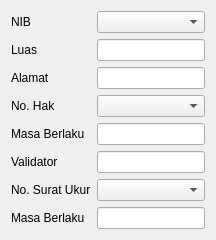
                <widget class="QWidget" name="tab">
                 <attribute name="title">
                  <string>Import Bidang</string>
                 </attribute>
                 <layout class="QGridLayout" name="gridLayout_6">
                  <item row="0" column="0">
                   <layout class="QFormLayout" name="formLayout_5">
                    <item row="0" column="0">
                     <widget class="QLabel" name="label_21">
                      <property name="text">
                       <string>NIB</string>
                      </property>
                     </widget>
                    </item>
                    <item row="0" column="1">
                     <widget class="QComboBox" name="combo_provinsi_3"/>
                    </item>
                    <item row="1" column="0">
                     <widget class="QLabel" name="label_22">
                      <property name="text">
                       <string>Luas</string>
                      </property>
                     </widget>
                    </item>
                    <item row="1" column="1">
                     <widget class="QLineEdit" name="lineEdit"/>
                    </item>
                    <item row="2" column="0">
                     <widget class="QLabel" name="alamatLabel">
                      <property name="text">
                       <string>Alamat</string>
                      </property>
                     </widget>
                    </item>
                    <item row="2" column="1">
                     <widget class="QLineEdit" name="alamatLineEdit"/>
                    </item>
                    <item row="3" column="0">
                     <widget class="QLabel" name="noHakLabel">
                      <property name="text">
                       <string>No. Hak</string>
                      </property>
                     </widget>
                    </item>
                    <item row="3" column="1">
                     <widget class="QComboBox" name="noHakComboBox"/>
                    </item>
                    <item row="4" column="0">
                     <widget class="QLabel" name="masaBerlakuLabel">
                      <property name="text">
                       <string>Masa Berlaku</string>
                      </property>
                     </widget>
                    </item>
                    <item row="4" column="1">
                     <widget class="QLineEdit" name="masaBerlakuLineEdit"/>
                    </item>
                    <item row="5" column="0">
                     <widget class="QLabel" name="validatorLabel">
                      <property name="text">
                       <string>Validator</string>
                      </property>
                     </widget>
                    </item>
                    <item row="5" column="1">
                     <widget class="QLineEdit" name="validatorLineEdit"/>
                    </item>
                    <item row="6" column="0">
                     <widget class="QLabel" name="noSuratUkurLabel">
                      <property name="text">
                       <string>No. Surat Ukur</string>
                      </property>
                     </widget>
                    </item>
                    <item row="6" column="1">
                     <widget class="QComboBox" name="noSuratUkurComboBox"/>
                    </item>
                    <item row="7" column="0">
                     <widget class="QLabel" name="masaBerlakuLabel_2">
                      <property name="text">
                       <string>Masa Berlaku</string>
                      </property>
                     </widget>
                    </item>
                    <item row="7" column="1">
                     <widget class="QLineEdit" name="masaBerlakuLineEdit_2"/>
                    </item>
                   </layout>
                  </item>
                 </layout>
                </widget>
